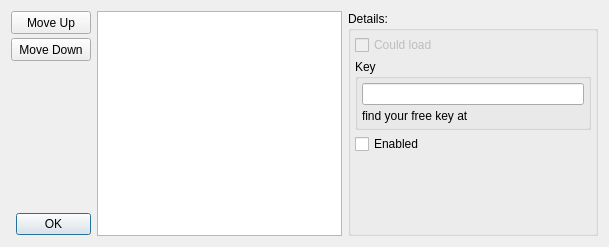
<?xml version="1.0" encoding="UTF-8"?>
<ui version="4.0">
 <class>Dialog</class>
 <widget class="QDialog" name="Dialog">
  <property name="geometry">
   <rect>
    <x>0</x>
    <y>0</y>
    <width>609</width>
    <height>247</height>
   </rect>
  </property>
  <property name="windowTitle">
   <string>Edit Sources</string>
  </property>
  <property name="toolTip">
   <string>Edit Sources</string>
  </property>
  <layout class="QHBoxLayout" name="horizontalLayout">
   <item>
    <layout class="QVBoxLayout" name="verticalLayout">
     <property name="spacing">
      <number>4</number>
     </property>
     <item>
      <widget class="QPushButton" name="up_button">
       <property name="sizePolicy">
        <sizepolicy hsizetype="Fixed" vsizetype="Fixed">
         <horstretch>0</horstretch>
         <verstretch>0</verstretch>
        </sizepolicy>
       </property>
       <property name="minimumSize">
        <size>
         <width>65</width>
         <height>23</height>
        </size>
       </property>
       <property name="maximumSize">
        <size>
         <width>16777215</width>
         <height>23</height>
        </size>
       </property>
       <property name="text">
        <string>Move Up</string>
       </property>
      </widget>
     </item>
     <item>
      <widget class="QPushButton" name="down_button">
       <property name="sizePolicy">
        <sizepolicy hsizetype="Fixed" vsizetype="Fixed">
         <horstretch>0</horstretch>
         <verstretch>0</verstretch>
        </sizepolicy>
       </property>
       <property name="minimumSize">
        <size>
         <width>0</width>
         <height>23</height>
        </size>
       </property>
       <property name="maximumSize">
        <size>
         <width>16777215</width>
         <height>23</height>
        </size>
       </property>
       <property name="text">
        <string>Move Down</string>
       </property>
      </widget>
     </item>
     <item>
      <spacer name="verticalSpacer_2">
       <property name="orientation">
        <enum>Qt::Vertical</enum>
       </property>
       <property name="sizeType">
        <enum>QSizePolicy::MinimumExpanding</enum>
       </property>
       <property name="sizeHint" stdset="0">
        <size>
         <width>20</width>
         <height>20</height>
        </size>
       </property>
      </spacer>
     </item>
     <item>
      <widget class="QDialogButtonBox" name="buttonBox">
       <property name="sizePolicy">
        <sizepolicy hsizetype="Fixed" vsizetype="Fixed">
         <horstretch>0</horstretch>
         <verstretch>0</verstretch>
        </sizepolicy>
       </property>
       <property name="minimumSize">
        <size>
         <width>75</width>
         <height>23</height>
        </size>
       </property>
       <property name="maximumSize">
        <size>
         <width>75</width>
         <height>23</height>
        </size>
       </property>
       <property name="layoutDirection">
        <enum>Qt::RightToLeft</enum>
       </property>
       <property name="orientation">
        <enum>Qt::Horizontal</enum>
       </property>
       <property name="standardButtons">
        <set>QDialogButtonBox::Ok</set>
       </property>
      </widget>
     </item>
    </layout>
   </item>
   <item>
    <widget class="QTableView" name="source_view">
     <property name="selectionMode">
      <enum>QAbstractItemView::SingleSelection</enum>
     </property>
     <property name="selectionBehavior">
      <enum>QAbstractItemView::SelectRows</enum>
     </property>
     <attribute name="horizontalHeaderHighlightSections">
      <bool>false</bool>
     </attribute>
     <attribute name="verticalHeaderVisible">
      <bool>false</bool>
     </attribute>
    </widget>
   </item>
   <item>
    <widget class="QGroupBox" name="details_group_box">
     <property name="minimumSize">
      <size>
       <width>250</width>
       <height>0</height>
      </size>
     </property>
     <property name="title">
      <string>Details:</string>
     </property>
     <layout class="QVBoxLayout" name="verticalLayout_3">
      <property name="spacing">
       <number>4</number>
      </property>
      <property name="margin">
       <number>4</number>
      </property>
      <item>
       <widget class="QCheckBox" name="could_load_check_box">
        <property name="enabled">
         <bool>false</bool>
        </property>
        <property name="toolTip">
         <string>Could the application find the library</string>
        </property>
        <property name="text">
         <string>Could load</string>
        </property>
       </widget>
      </item>
      <item>
       <widget class="QGroupBox" name="key_group_box">
        <property name="enabled">
         <bool>true</bool>
        </property>
        <property name="toolTip">
         <string>Some sources need a key to be used.</string>
        </property>
        <property name="title">
         <string>Key</string>
        </property>
        <property name="checkable">
         <bool>false</bool>
        </property>
        <layout class="QVBoxLayout" name="verticalLayout_2">
         <property name="spacing">
          <number>4</number>
         </property>
         <property name="margin">
          <number>4</number>
         </property>
         <item>
          <widget class="QLineEdit" name="key_edit">
           <property name="text">
            <string/>
           </property>
          </widget>
         </item>
         <item>
          <widget class="QLabel" name="key_label">
           <property name="text">
            <string>find your free key at </string>
           </property>
           <property name="openExternalLinks">
            <bool>true</bool>
           </property>
          </widget>
         </item>
        </layout>
       </widget>
      </item>
      <item>
       <widget class="QCheckBox" name="is_enabled_check_box">
        <property name="toolTip">
         <string>Do you want to use this source</string>
        </property>
        <property name="text">
         <string>Enabled</string>
        </property>
       </widget>
      </item>
      <item>
       <spacer name="verticalSpacer_3">
        <property name="orientation">
         <enum>Qt::Vertical</enum>
        </property>
        <property name="sizeHint" stdset="0">
         <size>
          <width>20</width>
          <height>40</height>
         </size>
        </property>
       </spacer>
      </item>
     </layout>
    </widget>
   </item>
  </layout>
 </widget>
 <resources/>
 <connections>
  <connection>
   <sender>buttonBox</sender>
   <signal>accepted()</signal>
   <receiver>Dialog</receiver>
   <slot>accept()</slot>
   <hints>
    <hint type="sourcelabel">
     <x>248</x>
     <y>254</y>
    </hint>
    <hint type="destinationlabel">
     <x>157</x>
     <y>274</y>
    </hint>
   </hints>
  </connection>
  <connection>
   <sender>buttonBox</sender>
   <signal>rejected()</signal>
   <receiver>Dialog</receiver>
   <slot>reject()</slot>
   <hints>
    <hint type="sourcelabel">
     <x>316</x>
     <y>260</y>
    </hint>
    <hint type="destinationlabel">
     <x>286</x>
     <y>274</y>
    </hint>
   </hints>
  </connection>
 </connections>
</ui>
